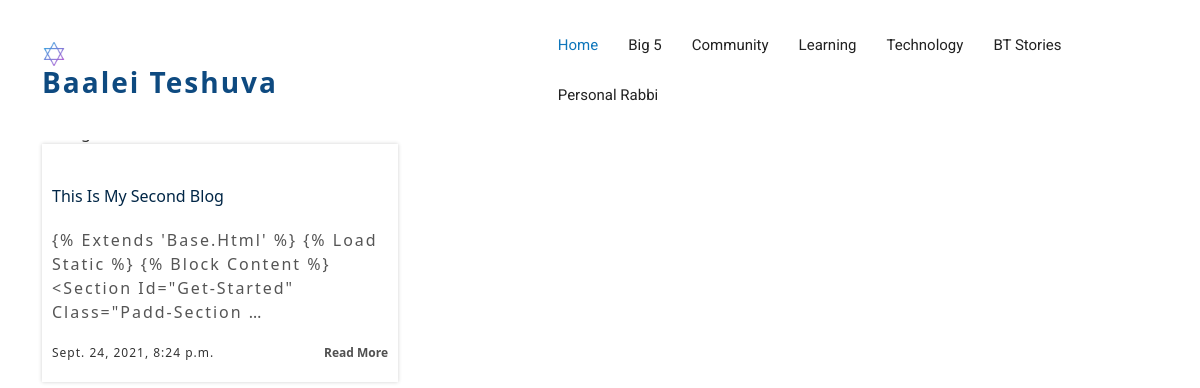
/btstories/bttwo/, run on the app's committed database.
### baaleit/models.py (models this page shows, shortened)
class BTTwoPost(models.Model):
  img = models.ImageField(upload_to='pics/', default="C:\DjangoStuff\baaleiteshuva\baaleit\static\assets\img\reading.png")
  title = models.CharField(max_length=100)
  body = models.CharField(max_length=1000000)
  created_at = models.DateTimeField(default=datetime.now, blank=True)
  class Meta:
      verbose_name_plural = 'BT Two Posts'

### baaleit/views.py (the view)
# urls.py: path('btstories/bttwo/', views.bttwo, name='bttwo'),
def bttwo(request):
  posts = BTTwoPost.objects.all()
  return render(request, 'bttwo.html', {'posts': posts})

### baaleit/templates/bttwo.html
{% extends 'base.html' %}
{% load static %}
{% block content %}
<section id="blog" class="padd-sectio">
      <div class="container" data-aos="fade-up">
        <div class="section-title text-center">
          <h2>Latest posts</h2>
        </div>
        <div class="row" data-aos="fade-up" data-aos-delay="100">
          {% for post in posts reversed %}
          <div class="col-md-6 col-lg-4">
            <div class="block-blog text-left">
              <a><img src="{{post.img.url}}" alt="img"></a>
              <div class="content-blog">
                <h4>
                  <h4>{{post.title}}</h4>
                  <h4><a>{{ post.body|truncatewords:15 }}</a></h4>
                </h4>
                <span>{{post.created_at}}</span>
                <a class="float-end readmore" href="./twopost/{{post.id}}">read more</a>
              </div>
            </div>
          </div>
          {% endfor %}
        </div>
      </div>
</section>
{% endblock %}

### baaleit/static/assets/css/style.css (style rules this page uses)
body { background-color: #fff; color: #333; padding-top: 44px; }
h1, h2, h3, h4, h5, h6 { margin: 0; }
h2 { color: #012646; font-weight: 600; }
h4 { color: #012646; font-size: 13px; font-weight: 700; letter-spacing: 2px; text-transform: uppercase; line-height: 2; }
a { letter-spacing: 2px; text-decoration: none; color: #012646; }
span { letter-spacing: 1px; }
section { overflow: hidden; }
.section-title { margin-bottom: 0px; }
.section-title h2 { font-family: "Roboto", sans-serif; font-size: 45px; font-weight: 100; letter-spacing: 2px; margin-bottom: 20px; text-transform: capitalize; }
#blog .block-blog { margin-bottom: 30px; }
#blog .block-blog .content-blog { box-shadow: 0 0 0 0 rgba(0, 0, 0, 0.2), 0 0 4px 0 rgba(0, 0, 0, 0.19); display: inline-block; min-height: 125px; padding: 20px 10px; width: 100%; }
#blog .block-blog .content-blog h4 { line-height: 24px; margin-bottom: 20px; text-transform: capitalize; font-weight: normal; letter-spacing: 0; font-size: 16px; }
#blog .block-blog .content-blog h4 a { color: #555; text-decoration: none; transition: 0.3s; }
#blog .block-blog .content-blog > span { float: left; font-size: 12px; }
#blog .block-blog .content-blog a.readmore { color: #505050; font-size: 12px; font-weight: 600; text-decoration: none; transition: 0.3s; letter-spacing: 0; text-transform: capitalize; }

### data on the page
BTTwoPost: title "This Is My Second Blog", body "{% Extends 'base.html' %} {% Load Static %} {% Block Content %} <section Id=\"get-Started\" Class=\"padd-Section …", created_at "Sept. 24, 2021, 8:24 p.m."
